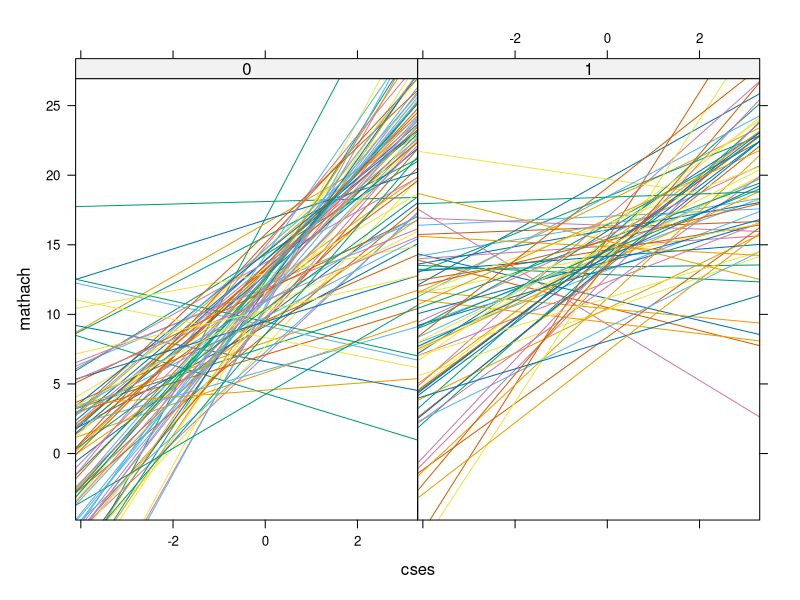
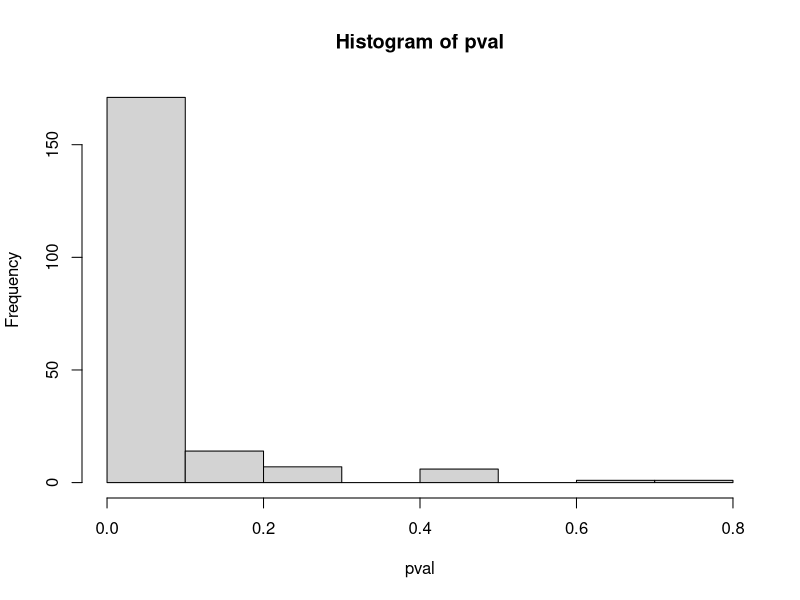

Here is the R script that generated these plots, in order:
# powersimulation.R
#
# content: (1) HSB data
#          (2) Data simulation
#          (3) Power simulation
#
# created: Jul/22/2021

library(lme4)
library(lattice)

#--------------- (1) HSB data ---------------

dat <- read.table("hsbdataset.txt", header=TRUE)

# Look at standard deviations
sd(dat$ses)
sd(dat$cses)
table(dat$sector) / nrow(dat)

lme1 <- lmer(mathach ~ cses*meanses + cses*sector + 
            (cses | school), dat)
summary(lme1)

xyplot(mathach ~ cses | as.factor(sector), dat, 
       groups=school, type="r")

#--------------- (2) Data simulation ---------------

nschool <- 150
nstudent <- 40
simdat <- data.frame( 
                  id = seq_len(nstudent),
                  school = seq_len(nschool),
                  sector = rep(0:1, each=nschool/2),
                  ses = rnorm(nschool*nstudent, 0, .8)
)

# Mean centering ses
simdat$meanses <- ave(simdat$ses, simdat$school)
simdat$cses <- simdat$ses - simdat$meanses

#--------------- (3) Power simulation ---------------

se  <- 6.5
sp  <- 1.6
spw <- 0.3
cov <- 0.4*sp*spw

fix <- c("(Intercept)"=12, cses=2.5, meanses=5,
         sector=1, "cses:meanses"=0.7, 
         "cses:sector"=-0.7)

mat <- matrix(c(sp^2, cov,
                cov, spw^2), 2, 2)
ran <- chol(mat) / se

params <- list(theta=t(ran)[lower.tri(t(ran), TRUE)],
               beta=fix, sigma=se)

pval <- replicate(200, {
  mathach <- simulate(~ cses*meanses + cses*sector + 
                     (cses | school),
                     newparams=params, newdata=simdat,
                     family=gaussian)$sim_1
  m1 <- lmer(mathach ~ meanses + cses + sector
             + (cses | school), simdat, REML=FALSE)
  m2 <- lmer(mathach ~ cses*meanses + cses*sector
             + (cses | school), simdat, REML=FALSE)
  anova(m1, m2)$"Pr(>Chisq)"[2]
})

mean(pval < 0.05)
hist(pval)

